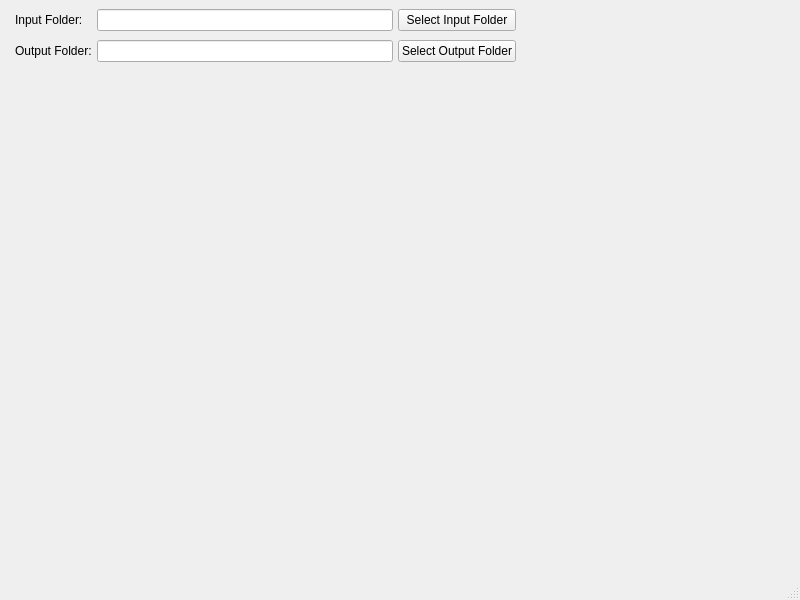
<?xml version="1.0" encoding="UTF-8"?>
<ui version="4.0">
 <class>MainWindow</class>
 <widget class="QMainWindow" name="MainWindow">
  <property name="geometry">
   <rect>
    <x>0</x>
    <y>0</y>
    <width>800</width>
    <height>600</height>
   </rect>
  </property>
  <property name="windowTitle">
   <string>MainWindow</string>
  </property>
  <widget class="QWidget" name="centralwidget">
   <widget class="QWidget" name="thumbHost" native="true">
    <property name="geometry">
     <rect>
      <x>10</x>
      <y>100</y>
      <width>280</width>
      <height>465</height>
     </rect>
    </property>
   </widget>
   <widget class="QWidget" name="topControls" native="true">
    <property name="geometry">
     <rect>
      <x>10</x>
      <y>0</y>
      <width>511</width>
      <height>71</height>
     </rect>
    </property>
    <layout class="QGridLayout" name="gridLayout">
     <property name="leftMargin">
      <number>5</number>
     </property>
     <property name="topMargin">
      <number>5</number>
     </property>
     <property name="rightMargin">
      <number>5</number>
     </property>
     <property name="bottomMargin">
      <number>5</number>
     </property>
     <property name="spacing">
      <number>5</number>
     </property>
     <item row="0" column="1">
      <widget class="QLineEdit" name="lineInputFolder"/>
     </item>
     <item row="3" column="3">
      <widget class="QPushButton" name="selectOutput">
       <property name="text">
        <string>Select Output Folder</string>
       </property>
      </widget>
     </item>
     <item row="3" column="1">
      <widget class="QLineEdit" name="lineOutputFolder"/>
     </item>
     <item row="0" column="3">
      <widget class="QPushButton" name="selectInput">
       <property name="text">
        <string>Select Input Folder</string>
       </property>
      </widget>
     </item>
     <item row="0" column="0">
      <widget class="QLabel" name="labelInput">
       <property name="text">
        <string>Input Folder:</string>
       </property>
      </widget>
     </item>
     <item row="3" column="0">
      <widget class="QLabel" name="labelOutput">
       <property name="text">
        <string>Output Folder:</string>
       </property>
      </widget>
     </item>
    </layout>
   </widget>
  </widget>
  <widget class="QMenuBar" name="menubar">
   <property name="geometry">
    <rect>
     <x>0</x>
     <y>0</y>
     <width>800</width>
     <height>21</height>
    </rect>
   </property>
  </widget>
  <widget class="QStatusBar" name="statusbar"/>
 </widget>
 <resources/>
 <connections/>
</ui>
